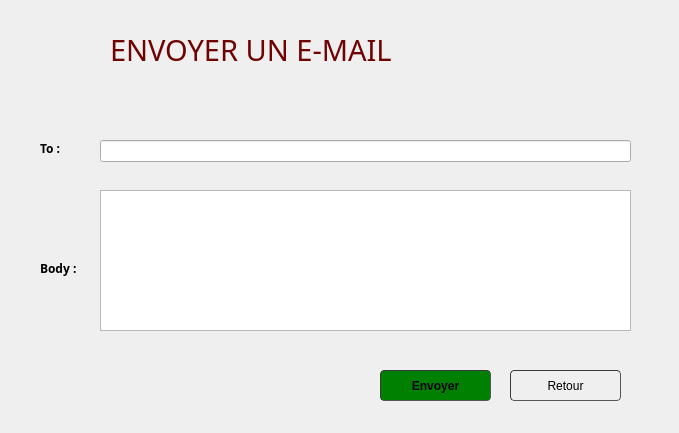
<?xml version="1.0" encoding="UTF-8"?>
<ui version="4.0">
 <class>SocieteMail</class>
 <widget class="QWidget" name="SocieteMail">
  <property name="geometry">
   <rect>
    <x>0</x>
    <y>0</y>
    <width>679</width>
    <height>433</height>
   </rect>
  </property>
  <property name="windowTitle">
   <string>Ajouter une assurance</string>
  </property>
  <widget class="QPushButton" name="Annuler">
   <property name="geometry">
    <rect>
     <x>510</x>
     <y>370</y>
     <width>111</width>
     <height>31</height>
    </rect>
   </property>
   <property name="styleSheet">
    <string notr="true">	border-width: 1px; border-radius: 4px;
	border-color: rgb(58, 58, 58);
	border-style: inset;
	padding: 0 8px;


	selection-color: rgb(60, 63, 65);</string>
   </property>
   <property name="text">
    <string>Retour</string>
   </property>
   <property name="icon">
    <iconset>
     <normaloff>:/icons/icons8_back_to_200px.png</normaloff>:/icons/icons8_back_to_200px.png</iconset>
   </property>
  </widget>
  <widget class="QPushButton" name="Valider">
   <property name="geometry">
    <rect>
     <x>380</x>
     <y>370</y>
     <width>111</width>
     <height>31</height>
    </rect>
   </property>
   <property name="font">
    <font>
     <weight>75</weight>
     <bold>true</bold>
    </font>
   </property>
   <property name="styleSheet">
    <string notr="true">	border-width: 1px; border-radius: 4px;
	border-color: rgb(58, 58, 58);
	border-style: inset;
	padding: 0 8px;
	background-color: green;

	selection-color: rgb(60, 63, 65);</string>
   </property>
   <property name="text">
    <string>Envoyer</string>
   </property>
   <property name="icon">
    <iconset>
     <normaloff>:/icons/icons8_checkmark_96px.png</normaloff>:/icons/icons8_checkmark_96px.png</iconset>
   </property>
  </widget>
  <widget class="QLabel" name="label_7">
   <property name="geometry">
    <rect>
     <x>110</x>
     <y>20</y>
     <width>491</width>
     <height>61</height>
    </rect>
   </property>
   <property name="font">
    <font>
     <family>Century Gothic</family>
     <pointsize>22</pointsize>
     <weight>50</weight>
     <bold>false</bold>
    </font>
   </property>
   <property name="text">
    <string>&lt;html&gt;&lt;head/&gt;&lt;body&gt;&lt;p&gt;&lt;span style=&quot; color:#6f0303;&quot;&gt;ENVOYER UN E-MAIL&lt;/span&gt;&lt;/p&gt;&lt;/body&gt;&lt;/html&gt;</string>
   </property>
   <property name="textFormat">
    <enum>Qt::RichText</enum>
   </property>
  </widget>
  <widget class="QLineEdit" name="email">
   <property name="geometry">
    <rect>
     <x>100</x>
     <y>140</y>
     <width>531</width>
     <height>22</height>
    </rect>
   </property>
  </widget>
  <widget class="QTextEdit" name="body">
   <property name="geometry">
    <rect>
     <x>100</x>
     <y>190</y>
     <width>531</width>
     <height>141</height>
    </rect>
   </property>
   <property name="html">
    <string>&lt;!DOCTYPE HTML PUBLIC &quot;-//W3C//DTD HTML 4.0//EN&quot; &quot;http://www.w3.org/TR/REC-html40/strict.dtd&quot;&gt;
&lt;html&gt;&lt;head&gt;&lt;meta name=&quot;qrichtext&quot; content=&quot;1&quot; /&gt;&lt;style type=&quot;text/css&quot;&gt;
p, li { white-space: pre-wrap; }
&lt;/style&gt;&lt;/head&gt;&lt;body style=&quot; font-family:'MS Shell Dlg 2'; font-size:7.8pt; font-weight:400; font-style:normal;&quot;&gt;
&lt;p style=&quot;-qt-paragraph-type:empty; margin-top:0px; margin-bottom:0px; margin-left:0px; margin-right:0px; -qt-block-indent:0; text-indent:0px; font-family:'MS Shell Dlg 2';&quot;&gt;&lt;br /&gt;&lt;/p&gt;&lt;/body&gt;&lt;/html&gt;</string>
   </property>
  </widget>
  <widget class="QLabel" name="label_10">
   <property name="geometry">
    <rect>
     <x>40</x>
     <y>140</y>
     <width>51</width>
     <height>16</height>
    </rect>
   </property>
   <property name="font">
    <font>
     <family>Century Gothic</family>
     <pointsize>9</pointsize>
     <weight>75</weight>
     <bold>true</bold>
    </font>
   </property>
   <property name="text">
    <string>To :</string>
   </property>
  </widget>
  <widget class="QLabel" name="label_11">
   <property name="geometry">
    <rect>
     <x>40</x>
     <y>260</y>
     <width>61</width>
     <height>16</height>
    </rect>
   </property>
   <property name="font">
    <font>
     <family>Century Gothic</family>
     <pointsize>9</pointsize>
     <weight>75</weight>
     <bold>true</bold>
    </font>
   </property>
   <property name="text">
    <string>Body :</string>
   </property>
  </widget>
 </widget>
 <resources/>
 <connections/>
</ui>
